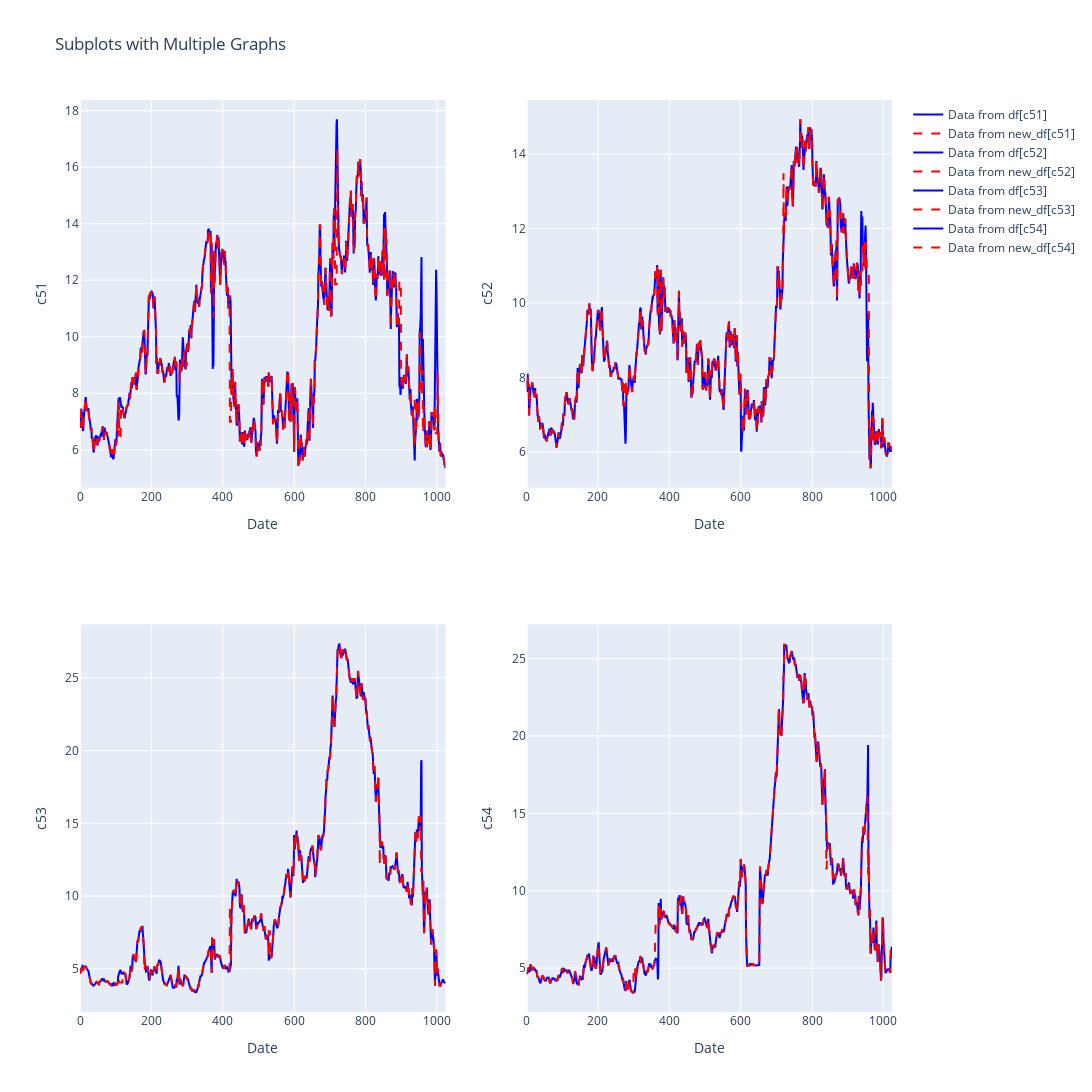

The notebook cell saved with this chart:
### Code cell
import plotly.graph_objects as go
from plotly.subplots import make_subplots

selected_columns = ['c51', 'c52', 'c53', 'c54']

# Create a subplot with 2 rows and 2 columns
fig = make_subplots(rows=2, cols=2)

for i, (column) in enumerate((selected_columns), start=1):
    # Calculate the row and column indices for the subplot
    row_index = (i - 1) // 2 + 1
    col_index = (i - 1) % 2 + 1

    # Add a scatter trace for the data from df
    fig.add_trace(go.Scatter(x=df.index, y=df[column], mode='lines', name=f'Data from df[{column}]', line=dict(color='blue')), row=row_index, col=col_index)
    
    # Add a scatter trace for the data from new_df
    fig.add_trace(go.Scatter(x=new_df.index, y=new_df[column], mode='lines', name=f'Data from new_df[{column}]', line=dict(color='red', dash='dash')), row=row_index, col=col_index)
    
    # Set subplot title and axis labels
    fig.update_xaxes(title_text='Date', row=row_index, col=col_index)
    fig.update_yaxes(title_text=column, row=row_index, col=col_index)
    fig.update_layout(title_text=f'Line Plot of {column}', showlegend=True)

# Adjust subplot layout
fig.update_layout(height=1500, width=1500, title_text="Subplots with Multiple Graphs")
fig.update_layout(showlegend=True)
fig.show()

### Figure 1 — Plotly figure (JSON) as saved in the notebook; plotly's stock layout.template omitted (floating-point values rounded to 4 significant figures; data arrays with more than 128 entries replaced by an {"elided": "..."} marker saying what was removed)
{"data": [{"line": {"color": "blue"}, "mode": "lines", "name": "Data from df[c51]", "type": "scatter", "x": {"elided": "1025 int values"}, "xaxis": "x", "y": {"elided": "1025 float values"}, "yaxis": "y"}, {"line": {"color": "red", "dash": "dash"}, "mode": "lines", "name": "Data from new_df[c51]", "type": "scatter", "x": {"elided": "1025 int values"}, "xaxis": "x", "y": {"elided": "1025 float values"}, "yaxis": "y"}, {"line": {"color": "blue"}, "mode": "lines", "name": "Data from df[c52]", "type": "scatter", "x": {"elided": "1025 int values"}, "xaxis": "x2", "y": {"elided": "1025 float values"}, "yaxis": "y2"}, {"line": {"color": "red", "dash": "dash"}, "mode": "lines", "name": "Data from new_df[c52]", "type": "scatter", "x": {"elided": "1025 int values"}, "xaxis": "x2", "y": {"elided": "1025 float values"}, "yaxis": "y2"}, {"line": {"color": "blue"}, "mode": "lines", "name": "Data from df[c53]", "type": "scatter", "x": {"elided": "1025 int values"}, "xaxis": "x3", "y": {"elided": "1025 float values"}, "yaxis": "y3"}, {"line": {"color": "red", "dash": "dash"}, "mode": "lines", "name": "Data from new_df[c53]", "type": "scatter", "x": {"elided": "1025 int values"}, "xaxis": "x3", "y": {"elided": "1025 float values"}, "yaxis": "y3"}, {"line": {"color": "blue"}, "mode": "lines", "name": "Data from df[c54]", "type": "scatter", "x": {"elided": "1025 int values"}, "xaxis": "x4", "y": {"elided": "1025 float values"}, "yaxis": "y4"}, {"line": {"color": "red", "dash": "dash"}, "mode": "lines", "name": "Data from new_df[c54]", "type": "scatter", "x": {"elided": "1025 int values"}, "xaxis": "x4", "y": {"elided": "1025 float values"}, "yaxis": "y4"}], "layout": {"height": 1500, "showlegend": true, "title": {"text": "Subplots with Multiple Graphs"}, "width": 1500, "xaxis": {"anchor": "y", "domain": [0, 0.45], "title": {"text": "Date"}}, "xaxis2": {"anchor": "y2", "domain": [0.55, 1], "title": {"text": "Date"}}, "xaxis3": {"anchor": "y3", "domain": [0, 0.45], "title": {"text": "Date"}}, "xaxis4": {"anchor": "y4", "domain": [0.55, 1], "title": {"text": "Date"}}, "yaxis": {"anchor": "x", "domain": [0.575, 1], "title": {"text": "c51"}}, "yaxis2": {"anchor": "x2", "domain": [0.575, 1], "title": {"text": "c52"}}, "yaxis3": {"anchor": "x3", "domain": [0, 0.425], "title": {"text": "c53"}}, "yaxis4": {"anchor": "x4", "domain": [0, 0.425], "title": {"text": "c54"}}}}
